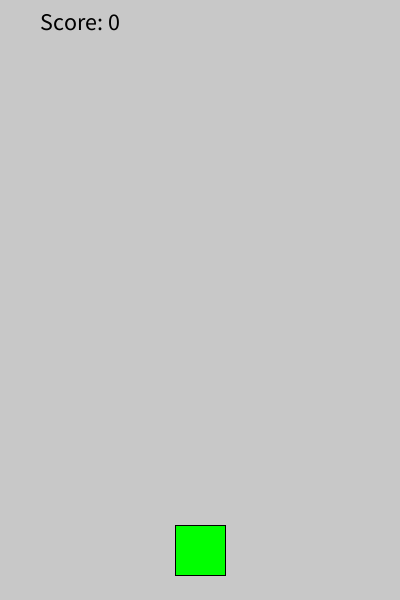
Frame 1 (no input)
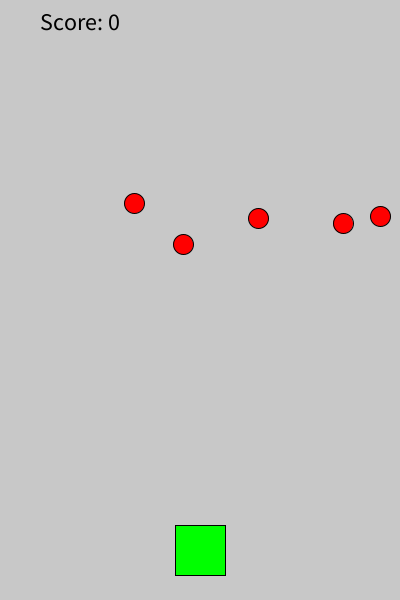
Frame 60 (the mouse pressed at the canvas centre just before this capture)
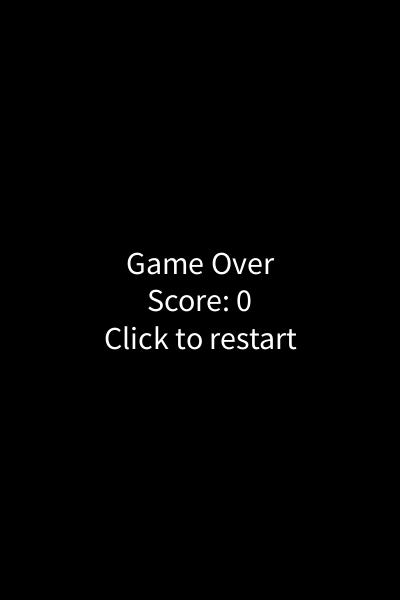
Frame 120 (the mouse held since frame 60 and released just before this capture)

The Processing sketch that drew these frames (run headless with seeded random() and noise(); from frame 60 on, the mouse is pressed at the canvas centre):

// Processing sketch: Game_Menghindari_Bola
// ── Game_Menghindari_Bola.pde
float playerX, playerY;
float[] obstacleX = new float[5];
float[] obstacleY = new float[5];
int score;
boolean gameOver;

void setup() {
  size(400, 600);
  playerX = width/2;
  playerY = height - 50;
  for (int i = 0; i < obstacleX.length; i++) {
    obstacleX[i] = random(width);
    obstacleY[i] = random(-100, -10);
  }
  score = 0;
  gameOver = false;
}

void draw() {
  if (!gameOver) {
    background(200);
    
    // Gambar pemain
    fill(0, 255, 0);
    rect(playerX - 25, playerY - 25, 50, 50);
    
    // Gerakkan dan gambar rintangan
    for (int i = 0; i < obstacleX.length; i++) {
      fill(255, 0, 0);
      ellipse(obstacleX[i], obstacleY[i], 20, 20);
      obstacleY[i] += 5;
      
      // Reset rintangan jika keluar layar
      if (obstacleY[i] > height) {
        obstacleY[i] = random(-100, -10);
        obstacleX[i] = random(width);
        score++;
      }
      
      // Cek tabrakan
      if (dist(playerX, playerY, obstacleX[i], obstacleY[i]) < 35) {
        gameOver = true;
      }
    }
    
    // Tampilkan skor
    fill(0);
    textSize(24);
    text("Score: " + score, 40, 30);
  } else {
    background(0);
    fill(255);
    textAlign(CENTER, CENTER);
    textSize(32);
    text("Game Over\nScore: " + score + "\nClick to restart", width/2, height/2);
  }
}

void mouseMoved() {
  if (!gameOver) {
    playerX = mouseX;
  }
}

void mousePressed() {
  if (gameOver) {
    setup();
  }
}
